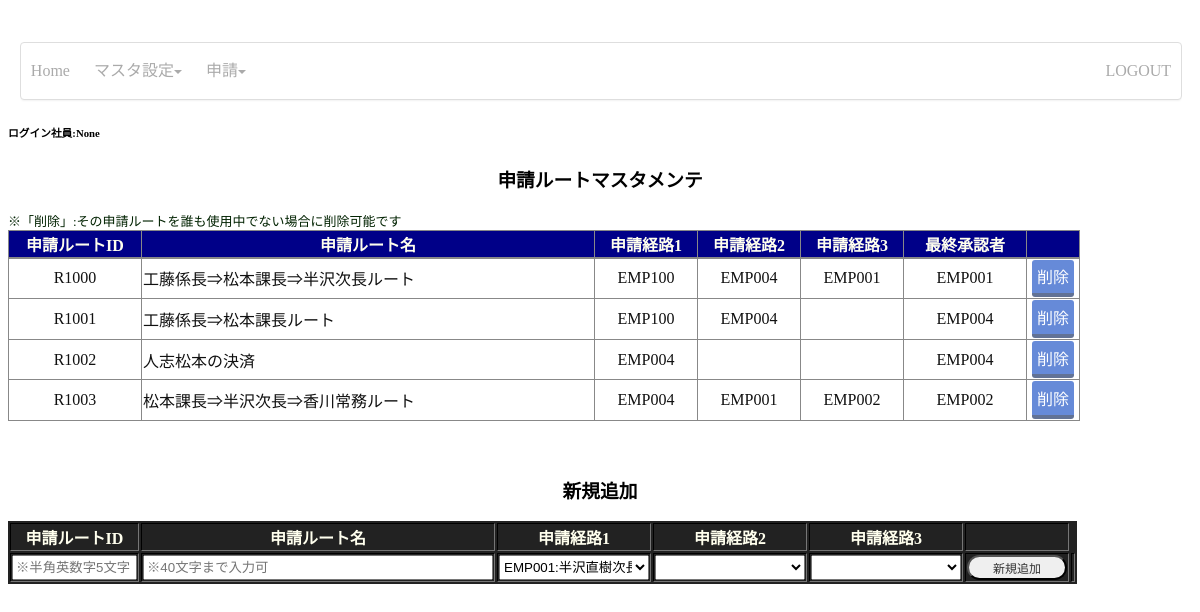
The page /m_shinsei_root on the database its author committed.
### flaski/models.py (models this page shows)
class M_Shinsei_Root(Base):
    __tablename__ = 'M_Shinsei_Root'
    root_id = Column(String(5), nullable=False, primary_key=True)
    rootname = Column(String(40))
    shinsei_root1_id = Column(String(6))
    shinsei_root2_id = Column(String(6))
    shinsei_root3_id = Column(String(6))
    last_approval_id = Column(String(6))
    torokud = Column(DateTime, default=datetime.now())

### templates/msts/mst.py (the view)
@M_MST.route('/m_shinsei_root', methods=['POST', 'GET']) #blueprintを使う場合、ここは「app.route」ではないので注意！自分の定義したモジュール名を書くこと！
def SHINSEI_ROOT():
    if request.method == 'POST':
        getid = request.form['cont_id']
        url = "/m_shinsei_root?id={0}".format(getid)
        SinseiRoot = M_Shinsei_Root()
        SinseiRoot.root_id = request.form['root_id']
        SinseiRoot.rootname = request.form['root_name']
        substr_root1 = request.form['root_1']
        substr_root2 = request.form['root_2']
        substr_root3 = request.form['root_3']
        SinseiRoot.shinsei_root1_id = substr_root1[0:6]
        SinseiRoot.shinsei_root2_id = substr_root2[0:6]
        SinseiRoot.shinsei_root3_id = substr_root3[0:6]
        if SinseiRoot.shinsei_root2_id == '' and SinseiRoot.shinsei_root3_id != '':
           return render_template('msts/m_shinsei_root.html',Msg="※承認者2を選択してください", Root=Shins_root, Syainstr=Empstr,TITLE='申請ルートマスタ')
        else:
            if SinseiRoot.shinsei_root2_id == '':
               SinseiRoot.last_approval_id = substr_root1[0:6]
            else:
               if SinseiRoot.shinsei_root3_id == '':
                  SinseiRoot.last_approval_id = substr_root2[0:6]
               else:
                  SinseiRoot.last_approval_id = substr_root3[0:6]
        SinseiRoot.torokud = datetime.datetime.now()
        try:
            db.session.add(SinseiRoot)
            db.session.commit()
        except:
            flash('DB更新中にエラーが発生しました(申請ルートマスタ)。キー重複、禁止文字が含まれないかをチェックしてください')
            return redirect(url)
        session.close()
        return redirect(url)
    else:
        Shins_root =M_Shinsei_Root.query.all()
        Empstr = session.query(M_Syain).filter(M_Syain.authority=='1').all()
        getid = request.args.get('id')
        session.close()
        return render_template('msts/m_shinsei_root.html', Root=Shins_root, Syainstr=Empstr,ID=getid,TITLE='申請ルートマスタ')

### templates/msts/m_shinsei_root.html (shortened to what this page needs)
﻿{% extends 'menu_header.html' %}
{% block body %}
<body>
    <form action="/m_shinsei_root" method="post" >
    <h3><center>申請ルートマスタメンテ</center></h3>
<td><font size="2" color="#002200">※「削除」:その申請ルートを誰も使用中でない場合に削除可能です</font></td>
   {% if Root|length < 1 %}
    <h4 style="text-align: center">登録情報がありません</h4>
    {% else %}
    <table class="sk_h_l_readonly" border=1>
        <tr>
            <th width="130">申請ルートID</th>
            <th width="450">申請ルート名</th>
            <th width="100">申請経路1</th>
            <th width="100">申請経路2</th>
            <th width="100">申請経路3</th>
            <th width="120">最終承認者</th>
            <th width="50"></th>
        </tr>
    </table>
    <table class="sk_t_l_readonly" border=1>
        {% for Shins_root in Root %}
        <tr>
            <td style="width: 130px; height: 25px;"><center>{{ Shins_root.root_id }}</center></td>
            <td style="width: 450px; height: 25px;">{{ Shins_root.rootname }}</td>
            <td style="width: 100px; height: 25px;"><center>{{ Shins_root.shinsei_root1_id }}</center></td>
            <td style="width: 100px; height: 25px;">
            {% if Shins_root.shinsei_root2_id == None %}
            {% else %}
            <center>{{ Shins_root.shinsei_root2_id }}</center>
            {% endif %}
            </td>
            <td style="width: 100px; height: 25px;">
            {% if Shins_root.shinsei_root3_id == None %}
            {% else %}
            <center>{{ Shins_root.shinsei_root3_id }}</center>
            {% endif %}
            </td>
            <td style="width: 120px; height: 25px;"><center>{{ Shins_root.last_approval_id }}</center></td>
            <td width="50">
               <center><a class="btn-detail" name="btndlt" id="btndlt" href="/m_shinsei_root/delete/{{ Shins_root.root_id }}/{{ID}}">削除</a></center>
            </td>
        </tr>
      {% endfor %}
    </table>
    {% endif %}
<br><br>
    <h3><center>新規追加</center></h3>
    <table class="k_head" border=1>
        <tr>
            <th>申請ルートID</th>
            <th>申請ルート名</th>
            <th>申請経路1</th>
            <th>申請経路2</th>
            <th>申請経路3</th>
            <th></th>
        </tr>
        <tr>
            <td><input type="text" name="root_id" id="root_id" style="width: 125px; height: 25px;" maxlength="5" minlength="5" pattern="^[0-9A-Za-z]+$" placeholder="※半角英数字5文字" required></td>
            <td><input type="text" name="root_name" id="root_name" style="width: 350px; height: 25px;" maxlength="40" placeholder="※40文字まで入力可"></td>
            <td>
              <select  name="root_1" id="root_1" style="width: 150px; height: 25px;">
                       {% for Empstr in Syainstr %}
              <option>{{ Empstr.id }}:{{ Empstr.name }}</option>
                       {% endfor %}
              </select>
            </td>
            <td>
              <select  name="root_2" id="root_2" style="width: 150px; height: 25px;">
               <option></option>
                       {% for Empstr in Syainstr %}
              <option>{{ Empstr.id }}:{{ Empstr.name }}</option>
                       {% endfor %}
              </select>
            </td>
             <td>
              <select  name="root_3" id="root_3" style="width: 150px; height: 25px;">
               <option></option>
                       {% for Empstr in Syainstr %}
              <option>{{ Empstr.id }}:{{ Empstr.name }}</option>
                       {% endfor %}
              </select>
            </td>
            <td><input type="submit" name="shinsei_root_update" id="shinsei_root_update" class="btn-add"  value="新規追加" style="width: 100px; height: 25px;"></td>
       <td><textarea readonly id="cont_id" name="cont_id" class="textarea_hidden" >{{ID}}</textarea></td>
            </form>
{% endblock %}

### static/css/menu_header.css (style rules this page uses)
body { background-color: white; }
.k_head { width: 780px; height: 20px; color:#FFFFEE; background-color:#222222; border: 0px solid #222222; }
.sk_h_l_readonly { border-collapse: collapse; height: 20px; color:#FFFFEE ; background-color:#000088; border: 1px solid #888888; }
.sk_t_l_readonly { height: 20px; border-collapse: collapse; background-color: #WHITE; color:#111111; border: 1px solid #888888; }
.btn-detail { display: inline-block; padding: 0.3em 0.3em; text-decoration: none; background: #668ad8; color: #FFF; border-bottom: solid 4px #627295; border-radius: 3px; }
.btn-add { font-size:12px; color: #333333 ; background-color: ##FFFFEE; border-radius: 20px; }

### rows shown on the page
M_Shinsei_Root: root_id "R1000", rootname "工藤係長⇒松本課長⇒半沢次長ルート", shinsei_root1_id "EMP100", shinsei_root2_id "EMP004", shinsei_root3_id "EMP001", last_approval_id "EMP001"
M_Shinsei_Root: root_id "R1001", rootname "工藤係長⇒松本課長ルート", shinsei_root1_id "EMP100", shinsei_root2_id "EMP004", last_approval_id "EMP004"
M_Shinsei_Root: root_id "R1002", rootname "人志松本の決済", shinsei_root1_id "EMP004", last_approval_id "EMP004"
M_Shinsei_Root: root_id "R1003", rootname "松本課長⇒半沢次長⇒香川常務ルート", shinsei_root1_id "EMP004", shinsei_root2_id "EMP001", shinsei_root3_id "EMP002", last_approval_id "EMP002"

### other values the page prints
{{ ID }} "None"
form field root_1 "EMP001:半沢直樹次長"
